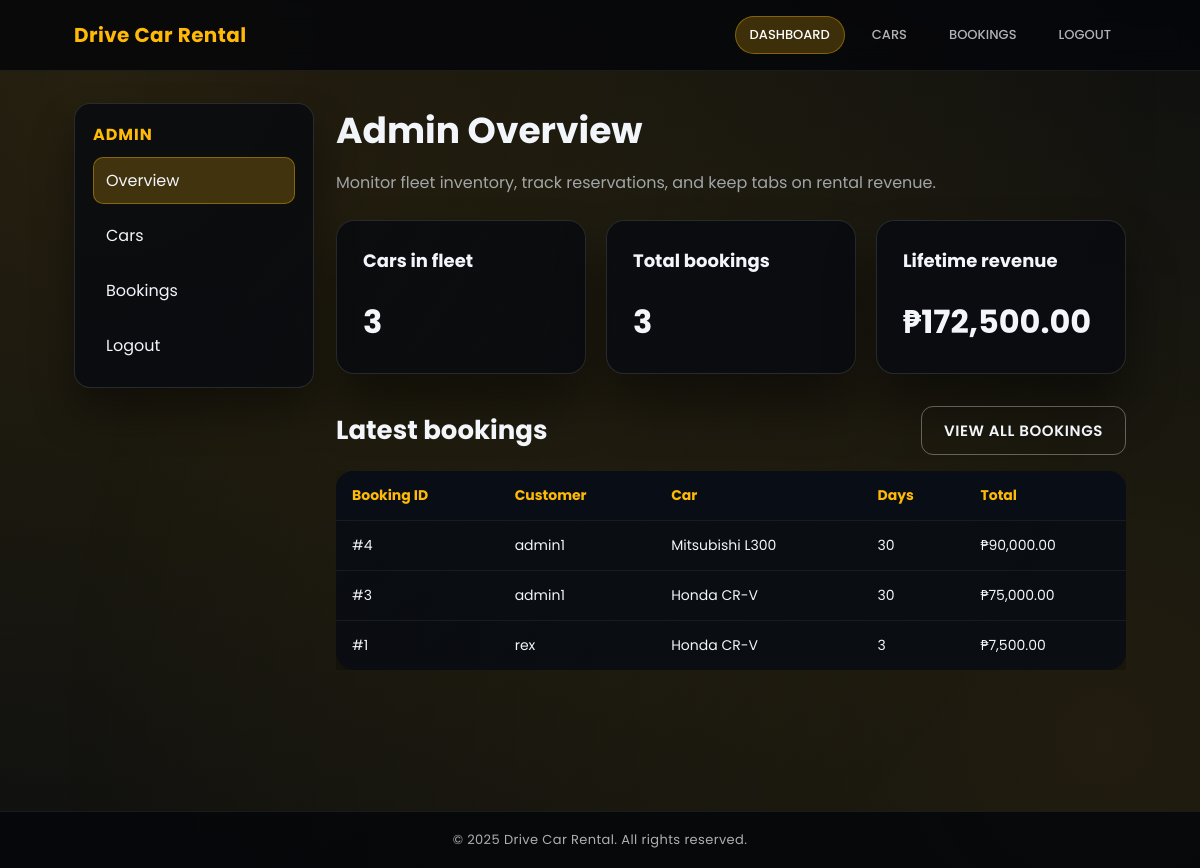
The page /admin (signed in) on the database as committed earlier.
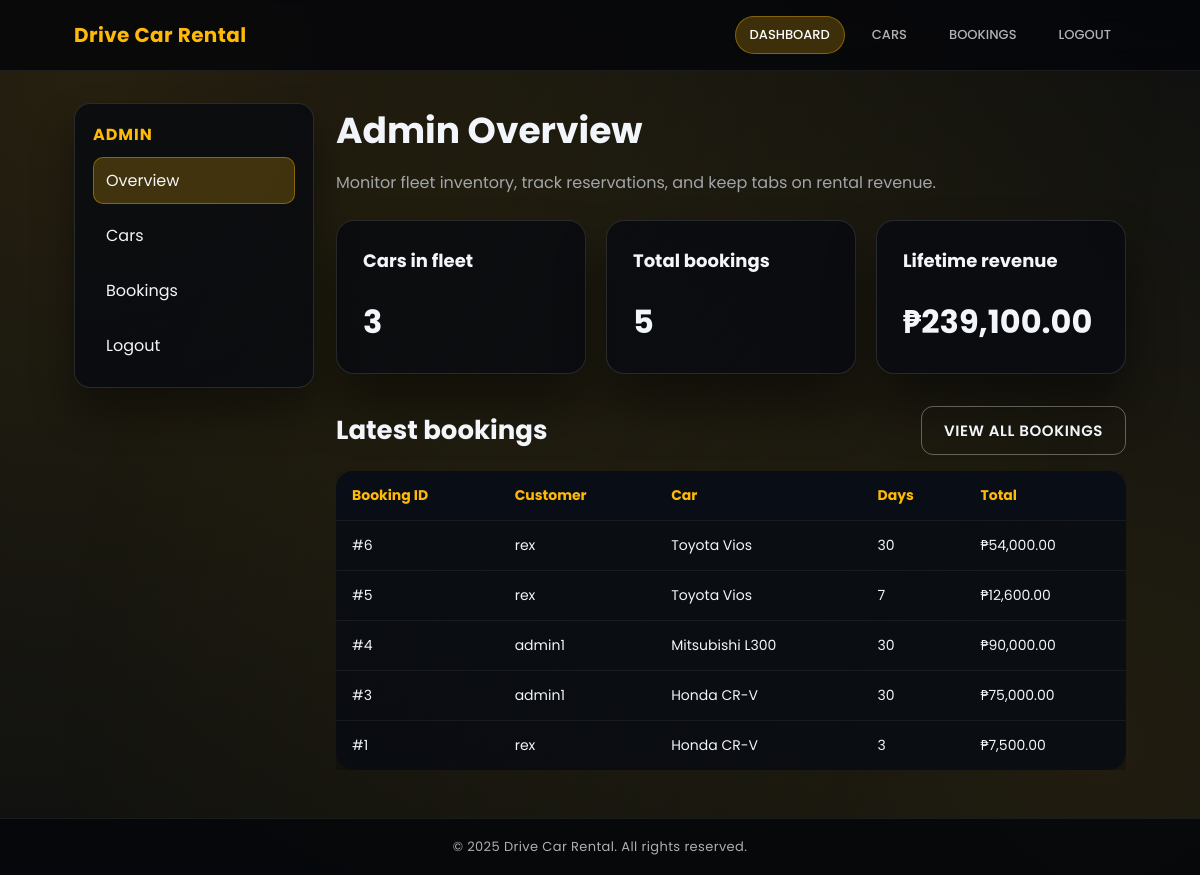
The same page on the database as committed later.
### tables this page shows
CREATE TABLE bookings(
            id INTEGER PRIMARY KEY AUTOINCREMENT,
            user_id INTEGER,
            car_id INTEGER,
            days INTEGER,
            total_price REAL,
            FOREIGN KEY (user_id) REFERENCES users(id),
            FOREIGN KEY (car_id) REFERENCES cars(id)
        );

CREATE TABLE users(
            id INTEGER PRIMARY KEY AUTOINCREMENT,
            username TEXT UNIQUE NOT NULL,
            password TEXT NOT NULL,
            is_admin INTEGER DEFAULT 0
        );

CREATE TABLE cars(
            id INTEGER PRIMARY KEY AUTOINCREMENT,
            name TEXT NOT NULL,
            car_type TEXT NOT NULL,
            price_per_day REAL NOT NULL,
            image_url TEXT
        );

### app.py (the view)
@app.route("/admin")
@admin_required
def admin_dashboard():
    conn = get_db()
    cursor = conn.cursor()
    cursor.execute("SELECT COUNT(*) FROM cars")
    car_count = cursor.fetchone()[0]
    cursor.execute("SELECT COUNT(*) FROM bookings")
    booking_count = cursor.fetchone()[0]
    cursor.execute("SELECT IFNULL(SUM(total_price), 0) FROM bookings")
    revenue = cursor.fetchone()[0] or 0
    cursor.execute(
        """
        SELECT b.id, u.username, c.name AS car_name, b.days, b.total_price
        FROM bookings b
        JOIN users u ON b.user_id = u.id
        JOIN cars c ON b.car_id = c.id
        ORDER BY b.id DESC
        LIMIT 5
    """
    )
    recent_bookings = cursor.fetchall()
    conn.close()
    stats = {
        "car_count": car_count,
        "booking_count": booking_count,
        "revenue": revenue,
    }
    return render_template(
        "admin_dashboard.html", stats=stats, recent_bookings=recent_bookings
    )

### app.py (called while the page is built)
def get_db():
    conn = sqlite3.connect("car_rental.db", timeout=10, check_same_thread=False)
    conn.row_factory = sqlite3.Row
    return conn

def admin_required(view):
    @wraps(view)
    def wrapped(*args, **kwargs):
        if not session.get("is_admin"):
            flash("Administrator access required.", "danger")
            return redirect(url_for("index"))
        return view(*args, **kwargs)
    return wrapped

@app.context_processor
def inject_user_state():
    return {
        "is_authenticated": "user_id" in session,
        "is_admin": session.get("is_admin", False),
        "current_username": session.get("username"),
        "current_year": datetime.utcnow().year,
    }

### templates/admin_dashboard.html (shortened to what this page needs)
{% extends "admin_base.html" %}
{% block admin_content %}
<div style="display: flex; flex-direction: column; gap: 32px;">
  <section>
    <h1>Admin Overview</h1>
    <p>Monitor fleet inventory, track reservations, and keep tabs on rental revenue.</p>
    <div class="grid" style="grid-template-columns: repeat(auto-fit, minmax(200px, 1fr)); margin-top: 24px;">
      <article class="card">
        <h2 style="margin: 0; font-size: 18px;">Cars in fleet</h2>
        <p style="font-size: 32px; font-weight: 700; color: var(--brand-primary); margin: 8px 0 0;">{{ stats.car_count }}</p>
      </article>
      <article class="card">
        <h2 style="margin: 0; font-size: 18px;">Total bookings</h2>
        <p style="font-size: 32px; font-weight: 700; color: var(--brand-primary); margin: 8px 0 0;">{{ stats.booking_count }}</p>
      </article>
      <article class="card">
        <h2 style="margin: 0; font-size: 18px;">Lifetime revenue</h2>
        <p style="font-size: 32px; font-weight: 700; color: var(--brand-primary); margin: 8px 0 0;">₱{{ '{:,.2f}'.format(stats.revenue) }}</p>
      </article>
    </div>
  </section>
  <section>
    <div style="display: flex; justify-content: space-between; align-items: center; gap: 16px; margin-bottom: 16px;">
      <h2 style="margin: 0;">Latest bookings</h2>
      <a class="btn secondary" href="{{ url_for('admin_bookings') }}">View all bookings</a>
    </div>
    {% if recent_bookings %}
      <div style="overflow-x: auto;">
        <table>
          <thead>
            <tr>
              <th scope="col">Booking ID</th>
              <th scope="col">Customer</th>
              <th scope="col">Car</th>
              <th scope="col">Days</th>
              <th scope="col">Total</th>
            </tr>
          </thead>
          <tbody>
            {% for booking in recent_bookings %}
              <tr>
                <td>#{{ booking['id'] }}</td>
                <td>{{ booking['username'] }}</td>
                <td>{{ booking['car_name'] }}</td>
                <td>{{ booking['days'] }}</td>
                <td>₱{{ '{:,.2f}'.format(booking['total_price']) }}</td>
              </tr>
            {% endfor %}
          </tbody>
        </table>
      </div>
    {% else %}
      <div class="empty-state">
        <h2>No bookings yet</h2>
        <p>Bookings will appear here as soon as customers reserve vehicles.</p>
      </div>
    {% endif %}
  </section>
</div>
{% endblock %}

### templates/admin_base.html (shortened to what this page needs)
{% extends "base.html" %}
{% block content %}
<div class="admin-shell">
  <aside class="sidebar">
    <h3>Admin</h3>
    <nav class="side-nav">
      <a class="side-link{% if request.endpoint == 'admin_dashboard' %} active{% endif %}" href="{{ url_for('admin_dashboard') }}">Overview</a>
      <a class="side-link{% if request.endpoint == 'admin_cars' %} active{% endif %}" href="{{ url_for('admin_cars') }}">Cars</a>
      <a class="side-link{% if request.endpoint == 'admin_bookings' %} active{% endif %}" href="{{ url_for('admin_bookings') }}">Bookings</a>
      <a class="side-link" href="{{ url_for('logout') }}">Logout</a>
    </nav>
  </aside>
  <section>
    {% block admin_content %}{% endblock %}
  </section>
</div>
{% endblock %}

### templates/base.html (shortened to what this page needs)
<!DOCTYPE html>
<html lang="en">
<head>
</head>
<body>
  <header>
    <nav class="top-nav">
      <a class="brand" href="{{ url_for('index') }}">Drive Car Rental</a>
      <div class="nav-links">
        {% if is_authenticated %}
          {% if is_admin %}
            <a class="nav-link{% if request.endpoint == 'admin_dashboard' %} active{% endif %}" href="{{ url_for('admin_dashboard') }}">Dashboard</a>
            <a class="nav-link{% if request.endpoint == 'admin_cars' %} active{% endif %}" href="{{ url_for('admin_cars') }}">Cars</a>
            <a class="nav-link{% if request.endpoint == 'admin_bookings' %} active{% endif %}" href="{{ url_for('admin_bookings') }}">Bookings</a>
          {% endif %}
          <a class="nav-link" href="{{ url_for('logout') }}">Logout</a>
        {% else %}
          <a class="nav-link{% if request.endpoint == 'login' %} active{% endif %}" href="{{ url_for('login') }}">Login</a>
          <a class="nav-link{% if request.endpoint == 'register' %} active{% endif %}" href="{{ url_for('register') }}">Register</a>
        {% endif %}
      </div>
    </nav>
  </header>
  <main>
    <div class="page-container">
      {% block content %}{% endblock %}
    </div>
  </main>
  <footer>
    © {{ current_year }} Drive Car Rental. All rights reserved.
  </footer>
</body>
</html>

### templates/base.html (style rules this page uses)
:root { color-scheme: dark; --bg-primary: #080b10; --bg-secondary: #111824; --panel: rgba(8, 10, 16, 0.82); --panel-border: rgba(255, 255, 255, 0.12); --text-primary: #f2f5fa; --text-muted: rgba(225, 231, 240, 0.68); --accent: #ffba08; --accent-dark: #f0a100; --danger: #ff4d4f; --info: #24b5d9; --success: #53d86a; }
* { box-sizing: border-box; }
body { margin: 0; font-family: "Poppins", system-ui, -apple-system, BlinkMacSystemFont, "Segoe UI", sans-serif; background: linear-gradient(rgba(8, 11, 16, 0.92), rgba(8, 11, 16, 0.92)), url("https://images.unsplash.com/photo-1503736334956-4c8f8e92946d?auto=format&fit=crop&w=1600&q=80") center/cover fixed; color: var(--text-primary); min-height: 100vh; display: flex; flex-direction: column; position: relative; overflow-x: hidden; }
body::before, body::after { content: ""; position: fixed; top: -20%; left: -20%; width: 140%; height: 140%; background: radial-gradient(circle at 20% 20%, rgba(255, 186, 8, 0.12), transparent 65%); animation: glowShift 14s linear infinite; pointer-events: none; z-index: -1; }
body::after { animation-delay: 7s; background: radial-gradient(circle at 80% 75%, rgba(255, 186, 8, 0.1), transparent 65%); }
a { color: inherit; text-decoration: none; }
header { background: rgba(4, 6, 10, 0.82); border-bottom: 1px solid rgba(255, 255, 255, 0.08); position: sticky; top: 0; z-index: 10; backdrop-filter: blur(12px); }
.top-nav { max-width: 1100px; margin: 0 auto; padding: 16px 24px; display: flex; align-items: center; justify-content: space-between; gap: 16px; }
.brand { font-weight: 700; font-size: 20px; color: var(--accent); letter-spacing: 0.02em; }
.nav-links { display: flex; align-items: center; gap: 12px; flex-wrap: wrap; }
.nav-link { padding: 8px 14px; border-radius: 999px; font-weight: 500; text-transform: uppercase; font-size: 13px; color: rgba(242, 245, 250, 0.72); border: 1px solid transparent; transition: background 0.2s ease, color 0.2s ease, border-color 0.2s ease; }
.nav-link.active { background: rgba(255, 186, 8, 0.22); color: #ffffff; border-color: rgba(255, 186, 8, 0.38); }
main { flex: 1; width: 100%; }
.page-container { max-width: 1100px; margin: 0 auto; padding: 32px 24px 48px; }
h1 { font-size: clamp(28px, 4vw, 36px); margin: 0 0 12px; }
h2 { font-size: clamp(20px, 3vw, 26px); margin: 0 0 16px; }
p { color: var(--text-muted); margin: 0 0 16px; line-height: 1.6; }
.grid { display: grid; grid-template-columns: repeat(auto-fit, minmax(240px, 1fr)); gap: 20px; margin-top: 24px; }
.card { background: var(--panel); border: 1px solid var(--panel-border); border-radius: 18px; padding: 26px; box-shadow: 0 32px 50px rgba(0, 0, 0, 0.45); display: flex; flex-direction: column; gap: 14px; transition: transform 0.2s ease, box-shadow 0.2s ease; color: var(--text-primary); }
.card p { color: var(--text-muted); }
.btn { display: inline-flex; align-items: center; justify-content: center; padding: 12px 22px; border-radius: 12px; font-weight: 600; font-size: 15px; border: none; cursor: pointer; text-transform: uppercase; letter-spacing: 0.04em; transition: transform 0.2s ease, box-shadow 0.2s ease, background 0.2s ease; background: linear-gradient(90deg, var(--accent), #ffd25a); color: #0b0e16; box-shadow: 0 16px 32px rgba(255, 186, 8, 0.32); }
.btn.secondary { background: transparent; color: var(--text-primary); border: 1px solid rgba(255, 255, 255, 0.32); box-shadow: none; }
table { width: 100%; border-collapse: collapse; background: rgba(9, 12, 18, 0.92); border-radius: 18px; overflow: hidden; box-shadow: 0 24px 50px rgba(0, 0, 0, 0.45); color: var(--text-primary); }
table thead { background: rgba(9, 14, 22, 0.9); color: var(--accent); }
th, td { padding: 14px 16px; text-align: left; border-bottom: 1px solid rgba(255, 255, 255, 0.06); font-size: 14px; }
tr:last-child td { border-bottom: none; }
footer { border-top: 1px solid rgba(255, 255, 255, 0.08); background: rgba(4, 6, 10, 0.85); padding: 18px 24px; text-align: center; color: rgba(240, 240, 240, 0.72); font-size: 13px; letter-spacing: 0.03em; margin-top: auto; }

Rows that differ between the two databases and show on the page:
added bookings: id "6", username "rex", car_name "Toyota Vios", days "30", total_price "54,000.00"
added bookings: id "5", username "rex", car_name "Toyota Vios", days "7", total_price "12,600.00"
Other text that changed with them:
{{ stats.booking_count }}: "3" → "5"
{{ '{:,.2f}'.format(stats.revenue) }}: "172,500.00" → "239,100.00"
